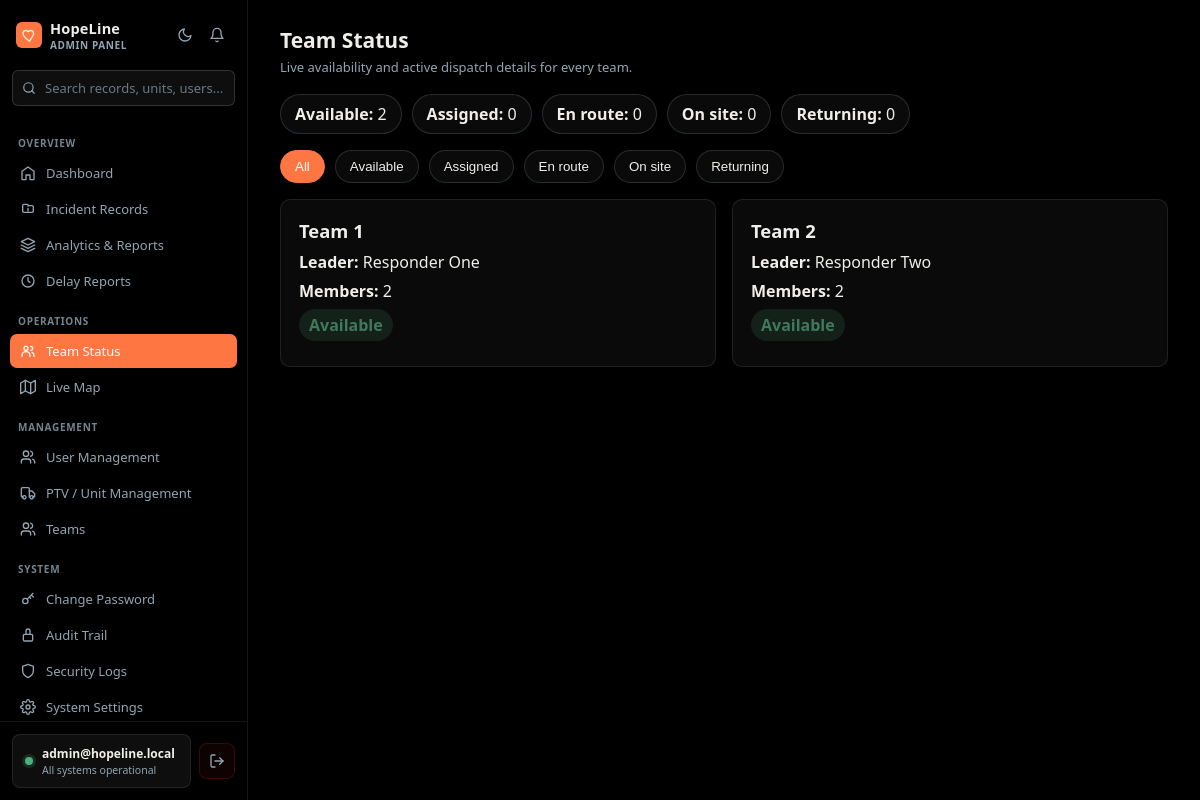
The page /app/manager/team-status.php (signed in) on the database its author committed.
### tables this page shows
CREATE TABLE IF NOT EXISTS teams (
  id          INT(11)      NOT NULL AUTO_INCREMENT,
  name        VARCHAR(100) NOT NULL,
  description VARCHAR(255) DEFAULT NULL,
  archived_at DATETIME     DEFAULT NULL,
  created_at  DATETIME     DEFAULT CURRENT_TIMESTAMP,
  leader_id   INT(11)      DEFAULT NULL,
  PRIMARY KEY (id),
  KEY idx_teams_leader (leader_id),
  CONSTRAINT fk_teams_leader FOREIGN KEY (leader_id)
    REFERENCES users (id) ON DELETE SET NULL ON UPDATE RESTRICT
);

CREATE TABLE IF NOT EXISTS users (
  id          INT(11)      NOT NULL AUTO_INCREMENT,
  name        VARCHAR(150) NOT NULL,
  email       VARCHAR(150) NOT NULL,
  password    VARCHAR(255) NOT NULL,
  role        ENUM('admin','manager','user') NOT NULL DEFAULT 'user',
  contact_no  VARCHAR(20)  DEFAULT NULL,
  is_verified TINYINT(1)   NOT NULL DEFAULT 0,
  archived_at DATETIME     DEFAULT NULL,
  created_at  DATETIME     DEFAULT CURRENT_TIMESTAMP,
  updated_at  DATETIME     DEFAULT CURRENT_TIMESTAMP ON UPDATE CURRENT_TIMESTAMP,
  team_id     INT(11)      DEFAULT NULL,
  PRIMARY KEY (id),
  UNIQUE KEY uq_users_email (email),
  KEY idx_users_team (team_id)
);

### app/manager/team-status.php (the view, shortened to what this page needs)
<?php
require_once __DIR__ . '/../../config/functions.php';
$isAdmin = (($_SESSION['role'] ?? '') === 'admin');
$teams = [];
$loadError = '';
try {
    $stmt = $pdo->prepare("
        SELECT t.id, t.name AS team_name, leader.name AS leader_name,
               (SELECT COUNT(*) FROM team_members tm WHERE tm.team_id = t.id) AS member_count,
               d.id AS dispatch_id, d.status AS dispatch_status, d.departed_at,
               TIMESTAMPDIFF(SECOND, d.departed_at, NOW()) AS elapsed_seconds,
               c.clip_ref, c.incident_type, c.barangay, c.severity,
               (SELECT GROUP_CONCAT(DISTINCT unit.unit_name ORDER BY unit.unit_name SEPARATOR ', ')
                  FROM dispatch vehicle_dispatch
                  JOIN ptv_units unit ON unit.id = vehicle_dispatch.unit_id
                 WHERE vehicle_dispatch.team_id = t.id
                   AND vehicle_dispatch.clip_report_id = d.clip_report_id
                   AND vehicle_dispatch.status IN ('assigned','en_route','on_site','returning')) AS vehicles,
               (SELECT delay.reason FROM delay_logs delay
                 WHERE delay.dispatch_id = d.id AND delay.resolved_at IS NULL
                 ORDER BY delay.started_at DESC LIMIT 1) AS active_delay_reason
        FROM teams t
        LEFT JOIN users leader ON leader.id = t.leader_id
        LEFT JOIN dispatch d ON d.id = (
            SELECT MAX(latest.id)
            FROM dispatch latest
            WHERE latest.team_id = t.id
              AND latest.status IN ('assigned','en_route','on_site','returning')
        )
        LEFT JOIN clip_reports c ON c.id = d.clip_report_id
        WHERE t.archived_at IS NULL
        ORDER BY t.name
    ");
    $stmt->execute();
    $teams = $stmt->fetchAll(PDO::FETCH_ASSOC);
} catch (PDOException $e) {
    error_log('HopeLine team status could not be loaded: ' . $e->getMessage());
    $loadError = 'Team status could not be loaded. Refresh the page or contact an administrator.';
}
$statusCounts = ['Available' => 0, 'assigned' => 0, 'en_route' => 0, 'on_site' => 0, 'returning' => 0];
foreach ($teams as $team) {
    $status = $team['dispatch_status'] ?: 'Available';
    if (isset($statusCounts[$status])) $statusCounts[$status]++;
}
?>
<!DOCTYPE html>
<html lang="en">
<head>
    <link rel="stylesheet" href="<?php echo BASE_URL; ?>/assets/css/app.css">
</head>
<body>
<?php
if ($isAdmin) require_once __DIR__ . '/../../assets/layouts/admin/admin_sidebar.php';
else require_once __DIR__ . '/../../assets/layouts/manager/manager_sidebar.php';
?>
<main class="main">
    <div class="page-head">
        <h1>Team Status</h1>
        <p>Live availability and active dispatch details for every team.</p>
    </div>
    <div id="teamList">
        <div class="team-summary" aria-label="Team counts by status">
            <?php foreach ($statusCounts as $status => $count): ?>
                <div class="team-count"><strong><?php echo htmlspecialchars($status === 'Available' ? $status : ucfirst(str_replace('_', ' ', $status)), ENT_QUOTES, 'UTF-8'); ?>:</strong> <?php echo (int)$count; ?></div>
            <?php endforeach; ?>
        </div>
        <div class="team-filters" role="group" aria-label="Filter teams by status">
            <button type="button" class="team-filter active" data-team-filter="all">All</button>
            <?php foreach ($statusCounts as $status => $count): ?>
                <button type="button" class="team-filter" data-team-filter="<?php echo htmlspecialchars((string)$status, ENT_QUOTES, 'UTF-8'); ?>"><?php echo htmlspecialchars($status === 'Available' ? $status : ucfirst(str_replace('_', ' ', $status)), ENT_QUOTES, 'UTF-8'); ?></button>
            <?php endforeach; ?>
        </div>
        <?php if ($loadError): ?>
            <div class="empty-state">Team information is temporarily unavailable.</div>
        <?php elseif (!$teams): ?>
            <div class="empty-state">No active teams found.</div>
        <?php else: ?>
            <div class="team-grid">
                <?php foreach ($teams as $team):
                    $status = $team['dispatch_status'] ?: 'Available';
                    $statusLabel = $status === 'Available' ? $status : ucfirst(str_replace('_', ' ', $status));
                ?>
                    <article class="team-card" data-team-status="<?php echo htmlspecialchars($status, ENT_QUOTES, 'UTF-8'); ?>">
                        <h2><?php echo htmlspecialchars($team['team_name'], ENT_QUOTES, 'UTF-8'); ?></h2>
                        <p><strong>Leader:</strong> <?php echo htmlspecialchars($team['leader_name'] ?: 'Not assigned', ENT_QUOTES, 'UTF-8'); ?></p>
                        <p><strong>Members:</strong> <?php echo (int)$team['member_count']; ?></p>
                        <p><span class="team-state<?php echo $status === 'Available' ? '' : ' busy'; ?>"><?php echo htmlspecialchars($statusLabel, ENT_QUOTES, 'UTF-8'); ?></span></p>
                    </article>
                <?php endforeach; ?>
            </div>
        <?php endif; ?>
    </div>
</main>
</body>
</html>

### assets/css/app.css (style rules this page uses)
:root { --burnt-umber: #FE7743; --redwood: #E0632E; --macadamia: #EFEEEA; --cool-blue: #121212; --light-grayish: #92A5B3; --bg-page: #000000; --surface-rgb: 239, 238, 234; --border-rgb: 125, 147, 163; --critical: #b02029; --high: #d9752b; --moderate: #d4ab2b; --low: #3f7a5c; --available: var(--low); --enroute: var(--high); --onsite: var(--critical); --returning: var(--light-grayish); --sidebar-w: 248px; --rail-w: 60px; }
* { box-sizing: border-box; margin: 0; padding: 0; }
html { -webkit-text-size-adjust: 100%; text-size-adjust: 100%; }
html, body { height: 100%; }
html { overflow: hidden; overflow: clip; }
body { font-family: 'Segoe UI', -apple-system, BlinkMacSystemFont, sans-serif; background: var(--bg-page); min-height: 100vh; height: 100vh; overflow: hidden; }
.main { width: auto; min-width: 0; --content-max: 1280px; flex: 1; min-width: 0; margin-left: var(--sidebar-w); padding: 26px 32px 50px; color: var(--macadamia); max-width: 1280px; height: 100vh; overflow-y: auto; overflow-wrap: break-word; }
.page-head { margin-bottom: 18px; }
.page-head h1 { font-size: 21px; margin-bottom: 4px; }
.page-head p { color: var(--light-grayish); font-size: 13px; }
.main { position: relative; }

### app/manager/team-status.php (style rules this page uses)
.team-summary, .team-filters { display:flex; flex-wrap:wrap; gap:10px; margin:16px 0; }
.team-count, .team-filter { border:1px solid rgba(var(--border-rgb), .25); border-radius:999px; padding:8px 14px; background:rgba(var(--surface-rgb), .04); color:var(--macadamia); }
.team-filter { cursor:pointer; }
.team-filter.active { background:var(--burnt-umber); border-color:var(--burnt-umber); color:#fff; }
.team-grid { display:grid; grid-template-columns:repeat(auto-fit,minmax(280px,1fr)); gap:16px; }
.team-card { background:rgba(var(--surface-rgb), .04); border:1px solid rgba(var(--border-rgb), .18); border-radius:10px; padding:18px; color:var(--macadamia); }
.team-card h2 { margin:0 0 8px; font-size:1.15rem; color:var(--macadamia); }
.team-card p { margin:7px 0; }
.team-state { display:inline-block; border-radius:999px; padding:5px 10px; font-weight:700; background:rgba(63,122,92,.2); color:var(--low); }

### rows shown on the page
teams: status "Available", count "2", name "Team 2", leader.name "Responder Two", member_count "2", statusLabel "Available"
teams: name "Team 1", leader.name "Responder One", member_count "2", statusLabel "Available"

### other values the page prints
$roleLabel "ADMIN PANEL"
$email "admin@hopeline.local"
$statusText "All systems operational"
$count "0"
